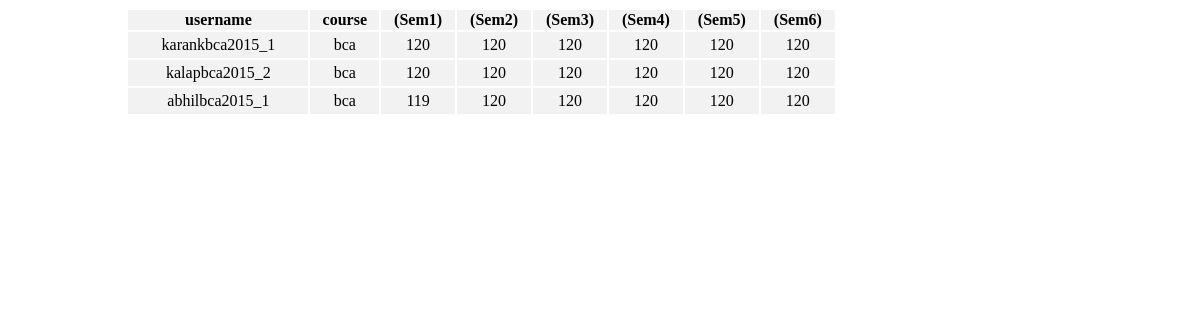
The page /am/viewstud.php (signed in) on the database its author committed.
### tables this page shows
CREATE TABLE `stud` (
  `rollno` varchar(30) NOT NULL,
  `fname` varchar(30) NOT NULL,
  `lname` varchar(30) NOT NULL,
  `fusername` varchar(50) NOT NULL,
  `cid` varchar(20) NOT NULL,
  `adyear` int(11) NOT NULL,
  `sem1` int(11) NOT NULL DEFAULT '120',
  `sem2` int(11) NOT NULL DEFAULT '120',
  `sem3` int(11) NOT NULL DEFAULT '120',
  `sem4` int(11) NOT NULL DEFAULT '120',
  `sem5` int(11) NOT NULL DEFAULT '120',
  `sem6` int(11) NOT NULL DEFAULT '120'
);

### am/viewstud.php (the view, shortened to what this page needs)
 <html>
<head>
<link rel="stylesheet" type="text/css" href="showdes.css">
  </head>
<body>
<table id= "table1" name="table1">
<thead>
<tr>
<th>username</th>
<th>course</th>
<th>(Sem1)</th>
<th>(Sem2)</th>
<th>(Sem3)</th>
<th>(Sem4)</th>
<th>(Sem5)</th>
<th>(Sem6)</th>
</tr>
</thead>
<tbody>
<?php
 $conn= new mysqli("localhost","root","","am");
  $sql = "select * from stud";
   $result = $conn->query($sql);
     while($row=$result->fetch_assoc()){
               echo"<tr>";
               echo "<td>".$row['fusername']."</td>";
			    echo "<td>".$row['cid']."</td>";
               echo "<td>".$row['sem1']."</td>";
			   echo "<td>".$row['sem2']."</td>";
			   echo "<td>".$row['sem3']."</td>";
			   echo "<td>".$row['sem4']."</td>";
			   echo "<td>".$row['sem5']."</td>";
			   echo "<td>".$row['sem6']."</td>";
               echo "</tr>";
     }
?>
</tbody>
</table>
</body>
</html>

### am/showdes.css (style rules this page uses)
table { position:relative; border:10px; width:60%; left:10%; }
tr { background-color:#f2f2f2; }
td { padding:4px; text-align:center; font-family:segoe-ui,verdana; }

### am/viewstud.php (style rules this page uses)
#table1 { position:relative; border:10px; width:60%; left:10%; }
tr { background-color:#f2f2f2; }
td { padding:4px; text-align:center; font-family:segoe-ui,verdana; }

### rows shown on the page
stud: fusername "karankbca2015_1", cid "bca", sem1 "120", sem2 "120", sem3 "120", sem4 "120", sem5 "120", sem6 "120"
stud: fusername "kalapbca2015_2", cid "bca", sem1 "120", sem2 "120", sem3 "120", sem4 "120", sem5 "120", sem6 "120"
stud: fusername "abhilbca2015_1", cid "bca", sem1 "119", sem2 "120", sem3 "120", sem4 "120", sem5 "120", sem6 "120"
